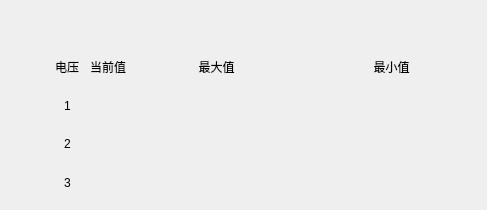
<?xml version="1.0" encoding="UTF-8"?>
<ui version="4.0">
 <class>SI_ThresholdSetWid</class>
 <widget class="QWidget" name="SI_ThresholdSetWid">
  <property name="geometry">
   <rect>
    <x>0</x>
    <y>0</y>
    <width>487</width>
    <height>210</height>
   </rect>
  </property>
  <property name="windowTitle">
   <string>Form</string>
  </property>
  <layout class="QVBoxLayout" name="verticalLayout">
   <property name="leftMargin">
    <number>50</number>
   </property>
   <property name="topMargin">
    <number>50</number>
   </property>
   <item>
    <layout class="QHBoxLayout" name="horizontalLayout" stretch="1,1,5,5">
     <item>
      <widget class="QLabel" name="titleLab">
       <property name="text">
        <string>电压</string>
       </property>
       <property name="alignment">
        <set>Qt::AlignCenter</set>
       </property>
      </widget>
     </item>
     <item>
      <widget class="QLabel" name="label_2">
       <property name="text">
        <string>当前值</string>
       </property>
       <property name="alignment">
        <set>Qt::AlignCenter</set>
       </property>
      </widget>
     </item>
     <item>
      <widget class="QLabel" name="label_3">
       <property name="text">
        <string>最大值</string>
       </property>
       <property name="alignment">
        <set>Qt::AlignCenter</set>
       </property>
      </widget>
     </item>
     <item>
      <widget class="QLabel" name="label_4">
       <property name="text">
        <string>最小值</string>
       </property>
       <property name="alignment">
        <set>Qt::AlignCenter</set>
       </property>
      </widget>
     </item>
    </layout>
   </item>
   <item>
    <layout class="QHBoxLayout" name="horizontalLayout_2" stretch="1,11">
     <item>
      <widget class="QLabel" name="label_5">
       <property name="text">
        <string>1</string>
       </property>
       <property name="alignment">
        <set>Qt::AlignCenter</set>
       </property>
      </widget>
     </item>
     <item>
      <widget class="QWidget" name="widget_1" native="true"/>
     </item>
    </layout>
   </item>
   <item>
    <layout class="QHBoxLayout" name="horizontalLayout_3" stretch="1,11">
     <item>
      <widget class="QLabel" name="label_6">
       <property name="text">
        <string>2</string>
       </property>
       <property name="alignment">
        <set>Qt::AlignCenter</set>
       </property>
      </widget>
     </item>
     <item>
      <widget class="QWidget" name="widget_2" native="true"/>
     </item>
    </layout>
   </item>
   <item>
    <layout class="QHBoxLayout" name="horizontalLayout_4" stretch="1,11">
     <item>
      <widget class="QLabel" name="label_7">
       <property name="text">
        <string>3</string>
       </property>
       <property name="alignment">
        <set>Qt::AlignCenter</set>
       </property>
      </widget>
     </item>
     <item>
      <widget class="QWidget" name="widget_3" native="true"/>
     </item>
    </layout>
   </item>
  </layout>
 </widget>
 <resources/>
 <connections/>
</ui>
